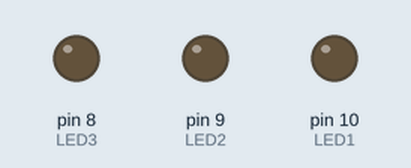
A sketch run on a simulated Arduino Uno, built with avr-gcc and run on an emulated ATmega328P. On the bench: output pins drawn as LEDs (lit = HIGH).

Above: at 0.05 s.
At 0.65 s:
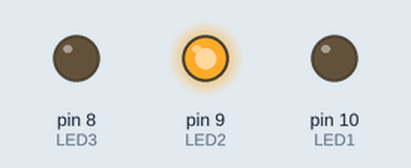
At 1.25 s:
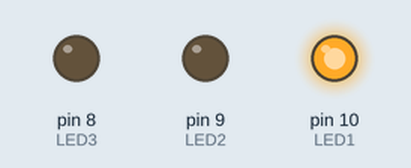
At 2.35 s:
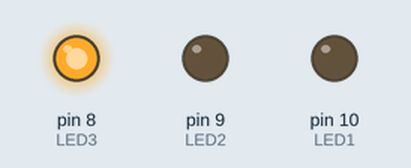
At 3.35 s:
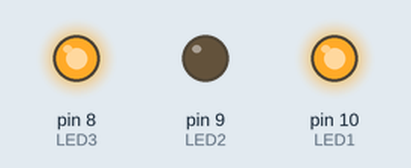
At 4.55 s:
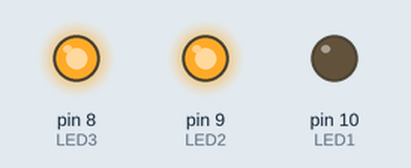
Timing chart, 0 to 4.8 s (numbered marks = the images above):
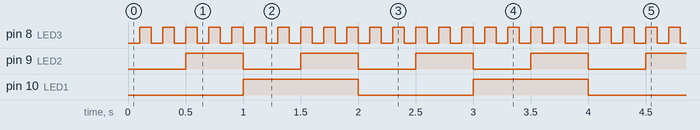

The sketch:

variosledsalavez.ino
```cpp
//fuente : https://codiziapp.com/projects/simula-multitasking-en-arduino-con-millis

#define LED1 10

#define LED2 9

#define LED3 8

int POT = A0;


unsigned long previousMillisLed1 = 0;

const long intervalLed1 = 1000;

int ledState1 = LOW;


unsigned long previousMillisLed2 = 0;

const long intervalLed2 = 500;

int ledState2 = LOW;


unsigned long previousMillisLed3 = 0;

const long intervalLed3 = 100;

int ledState3 = LOW;


unsigned long previousMillisPot1 = 0;

const long intervalPot1 = 1000;


unsigned long currentMillis = 0;

void setup() {

  pinMode(LED1, OUTPUT);

  pinMode(LED2, OUTPUT);

  pinMode(LED3, OUTPUT);

  pinMode(POT, INPUT);

  Serial.begin(9600);

}


void loop() {

  currentMillis = millis();

  ledBlink(&currentMillis, &previousMillisLed1, intervalLed1, &ledState1, LED1);

  ledBlink(&currentMillis, &previousMillisLed2, intervalLed2, &ledState2, LED2);

  ledBlink(&currentMillis, &previousMillisLed3, intervalLed3, &ledState3, LED3);


//  if (currentMillisPot1 - previousMillisPot1 >= intervalPot1) {

//    previousMillisPot1 = currentMillisPot1;

//

//    int potValue = analogRead(POT);

//    Serial.println(potValue);

//  }


}


void ledBlink(unsigned long *cMillis, unsigned long *pMillis, const long interval, int *ledState, int LED){  //utilizar apuntadores - pasar la direccion de memoria de cada variable

  if (*cMillis - *pMillis >= interval) {

    *pMillis = *cMillis;


    if (*ledState == LOW) {

      *ledState = HIGH;

    } else {

      *ledState = LOW;

    }

  }

  digitalWrite(LED, *ledState);

}
```

Measured:
- by itself, pin 8 (LED3): alternates HIGH for 0.10 s and LOW for 0.10 s
- by itself, pin 9 (LED2): alternates HIGH for 0.50 s and LOW for 0.50 s
- by itself, pin 10 (LED1): alternates HIGH for 1.0 s and LOW for 1.0 s
